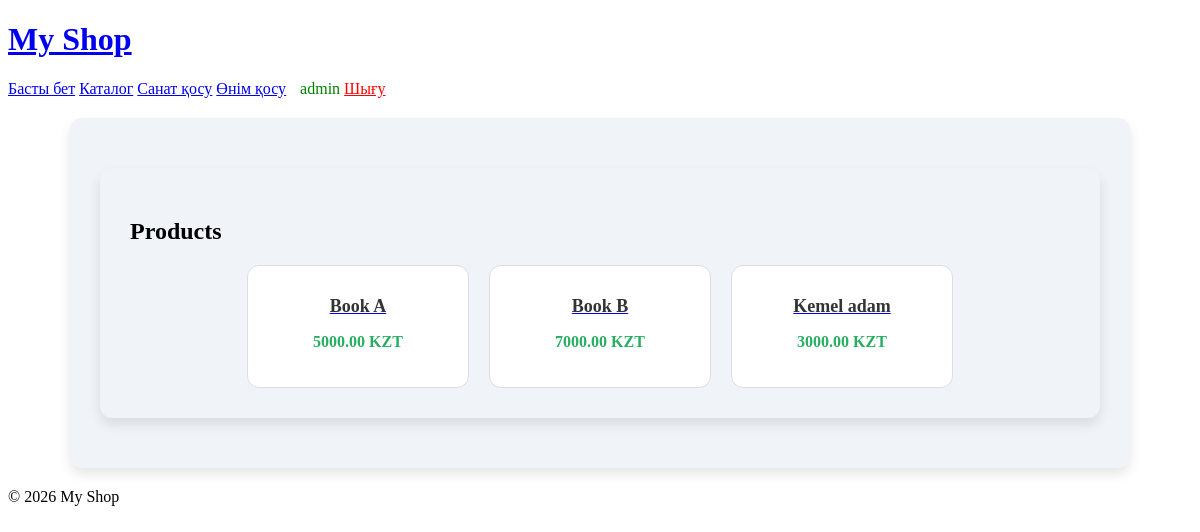
The page /category/4/ (signed in) on the database its author committed.
### mainapp/models.py (models this page shows, shortened)
class Product(models.Model):
    name = models.CharField(max_length=150)
    price = models.DecimalField(max_digits=10, decimal_places=2)
    stock = models.IntegerField()
    category = models.ForeignKey(Category, on_delete=models.CASCADE)

### mainapp/views.py (the view)
# urls.py: path('category/<int:category_id>/', views.catalog_by_category, name='catalog_by_category'),
def catalog_by_category(request, category_id):
    products = Product.objects.filter(category_id=category_id)
    return render(request, 'mainapp/catalog.html', {'products': products})

### mainapp/templates/mainapp/catalog.html
{% extends 'mainapp/base.html' %}
{% block content %}
<div class="container-content">
    <h2>Products</h2>
    <div class="products">
        {% for p in products %}
            <div class="product">
                <a href="{% url 'product_detail' p.id %}">
                    <h3>{{ p.name }}</h3>
                </a>
                <p>{{ p.price }} KZT</p>
            </div>
        {% endfor %}
    </div>
</div>
{% endblock %}

### mainapp/templates/mainapp/base.html (shortened to what this page needs)
{% load static %}
<!DOCTYPE html>
<html>
<head>
    <link rel="stylesheet" href="{% static 'mainapp/css/style.css' %}">
</head>
<body>
<header>
    <h1><a href="{% url 'home' %}">My Shop</a></h1>
    <nav>
    <a href="{% url 'home' %}">Басты бет</a>
    <a href="{% url 'catalog' %}">Каталог</a>
    {% if user.is_authenticated %}
        <a href="{% url 'add_category' %}">Санат қосу</a>
        <a href="{% url 'add_product' %}">Өнім қосу</a>
        <span style="margin-left:10px; color:green;">
            {{ user.username }}
        </span>
        <a href="{% url 'logout' %}" style="color:red;">Шығу</a>
    {% else %}
        <a href="{% url 'login' %}">Кіру</a>
        <a href="{% url 'register' %}">Тіркелу</a>
    {% endif %}
</nav>
</header>
<div class="container-content">
    {% block content %}
    {% endblock %}
</div>
<footer>
    <p>© 2026 My Shop</p>
</footer>
</body>
</html>

### mainapp/static/mainapp/css/style.css (style rules this page uses)
.container-content { max-width: 1000px; margin: 20px auto; padding: 30px; background-color: #f0f4f8; border-radius: 12px; box-shadow: 0 6px 12px rgba(0,0,0,0.1); }
.products { display: flex; flex-wrap: wrap; gap: 20px; justify-content: center; }
.product { background-color: #fff; padding: 20px; border-radius: 12px; width: 180px; text-align: center; transition: transform 0.3s, box-shadow 0.3s; border: 1px solid #ddd; }
.product h3 { font-size: 18px; margin: 10px 0 5px; color: #333; }
.product p { font-weight: bold; color: #27ae60; }

### rows shown on the page
Product: name "Book A", price "5000.00"
Product: name "Book B", price "7000.00"
Product: name "Kemel adam", price "3000.00"

### other values the page prints
{{ user.username }} "admin"
